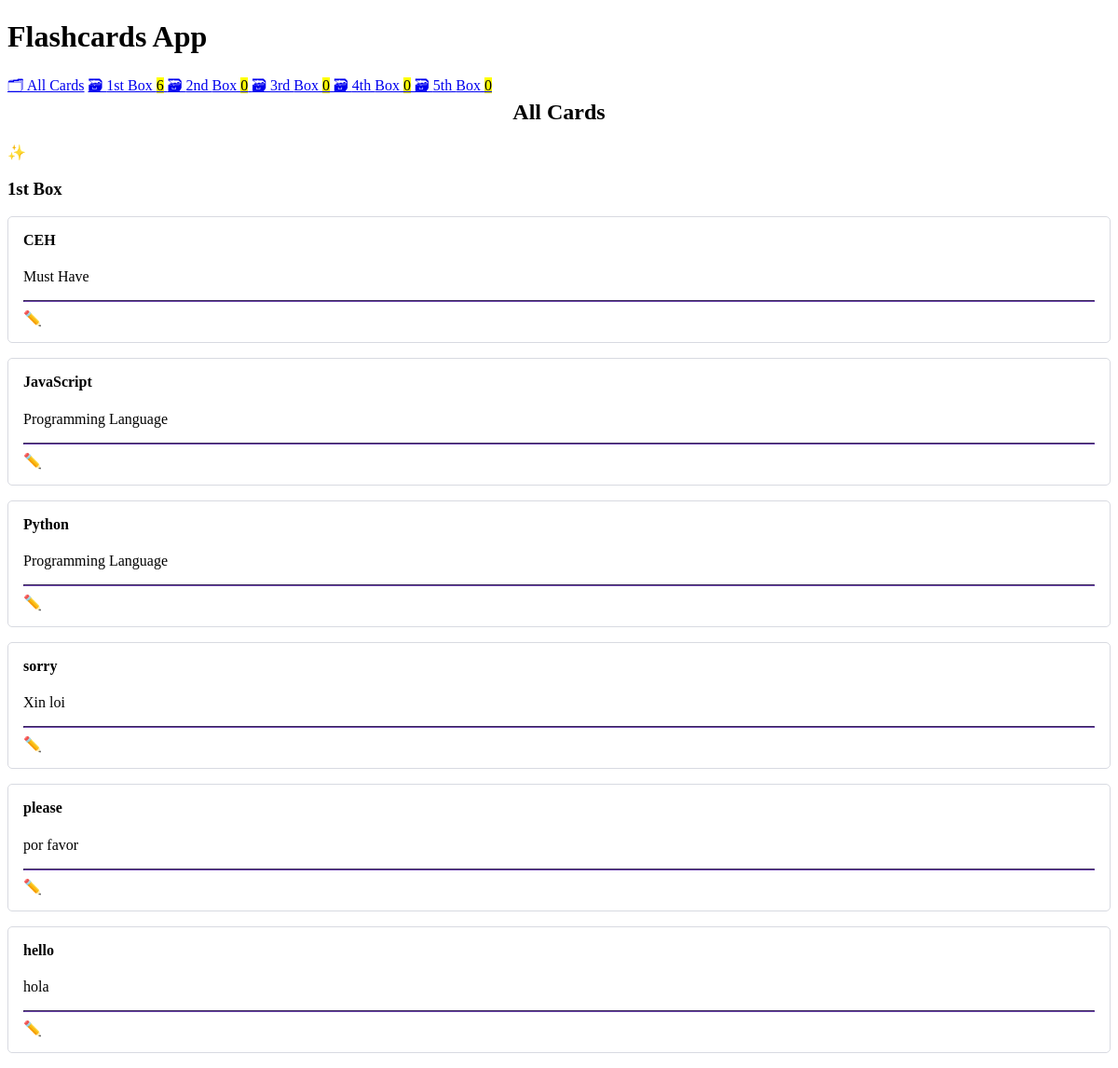
The page / on the database its author committed.
### cards/models.py (models this page shows, shortened)
class Card(models.Model):
    question = models.CharField(max_length= 100) #the maximum length of the field.
    answer= models.CharField(max_length=100)
    box= models.IntegerField(
        choices= zip(BOXES, BOXES),
        default= BOXES[0],
    )
    date_created= models.DateTimeField(auto_now_add=True)

### cards/views.py (the view)
class CardListView(ListView):
    model= Card
    queryset= Card.objects.all().order_by("box", "-date_created")

### cards/templatetags/cards_tags.py (called while the page is built)
@register.inclusion_tag("cards/box_links.html")
def boxes_as_links():
    boxes = []
    for box_num in BOXES:
        card_count = Card.objects.filter(box=box_num).count()
        boxes.append({
            "number": box_num,
            "card_count": card_count,
        })
    return {"boxes": boxes}

### cards/templates/cards/card_list.html
{% extends "cards/base.html" %}
{% load humanize %}
{% block content %}
    <h2>All Cards</h2>
    <a href="{% url 'card-create' %}" role="button">
        ✨ Create New Card
    </a>
    {% for card in card_list %}
        {% ifchanged %}
            <h3>{{card.box | ordinal}} Box</h3>
        {% endifchanged %}
        {% include "cards/card.html" %}
    {% endfor %}
{% endblock content %}

### cards/templates/cards/base.html (shortened to what this page needs)
<!DOCTYPE html>
<html lang="en">
<head>
    <link rel="stylesheet" href="https://cdn.simplecss.org/simple.min.css">
</head>
<body>
    <header>
        <h1>Flashcards App</h1>
        {% include "cards/navigation.html" %}
    </header>
    <main>
        {% block content %}{% endblock content %}
    </main>
</body>
</html>

### cards/templates/cards/navigation.html
{% load cards_tags %}
<nav>
    <a href="{% url 'card-list' %}">🗂 All Cards</a>
    {% boxes_as_links %}
</nav>

### cards/templates/cards/box_links.html
{% load humanize %}
{% for box in boxes %}
    <a href="{% url 'box' box_num=box.number %}">
        🗃 {{ box.number | ordinal }} Box <mark>{{ box.card_count }}</mark>
    </a>
{% endfor %}

### cards/templates/cards/card.html (shortened to what this page needs)
<article>
    <h4>{{ card.question }}</h4>
    {% if not check_card %}
        <p>{{ card.answer }}</p>
        <hr>
        <a href="{% url 'card-update' card.id %}" role="button">
            ✏️ Edit Card
        </a>
    {% endif %}
</article>

### cards/templates/cards/base.html (style rules this page uses)
:root { --accent: #6e48ad; --accent-bg: white; --bg: #fff; --text: #212121; --text-light: #585858; --border: #d8dae1; --code: #d81b60; --preformatted: #444; }
article { background-color: var(--marked); border: 1px solid var(--border); border-radius: 5px; padding: 1em; margin: 1em 0; }
h2 { text-align: center; }
h2, h4 { margin-top: 0; }
hr { background: var(--accent); border-color: var(--accent); }
button, a[role="button"] { color: white; text-decoration: none; }

### rows shown on the page
Card: box|ordinal "1st", question "CEH", answer "Must Have"
Card: question "JavaScript", answer "Programming Language"
Card: question "Python", answer "Programming Language"
Card: question "sorry", answer "Xin loi"
Card: question "please", answer "por favor"
Card: question "hello", answer "hola"

### other values the page prints
{{ box.number | ordinal }} "1st" "2nd" "3rd" "4th" "5th"
{{ box.card_count }} "6" "0" "0" "0" "0"
